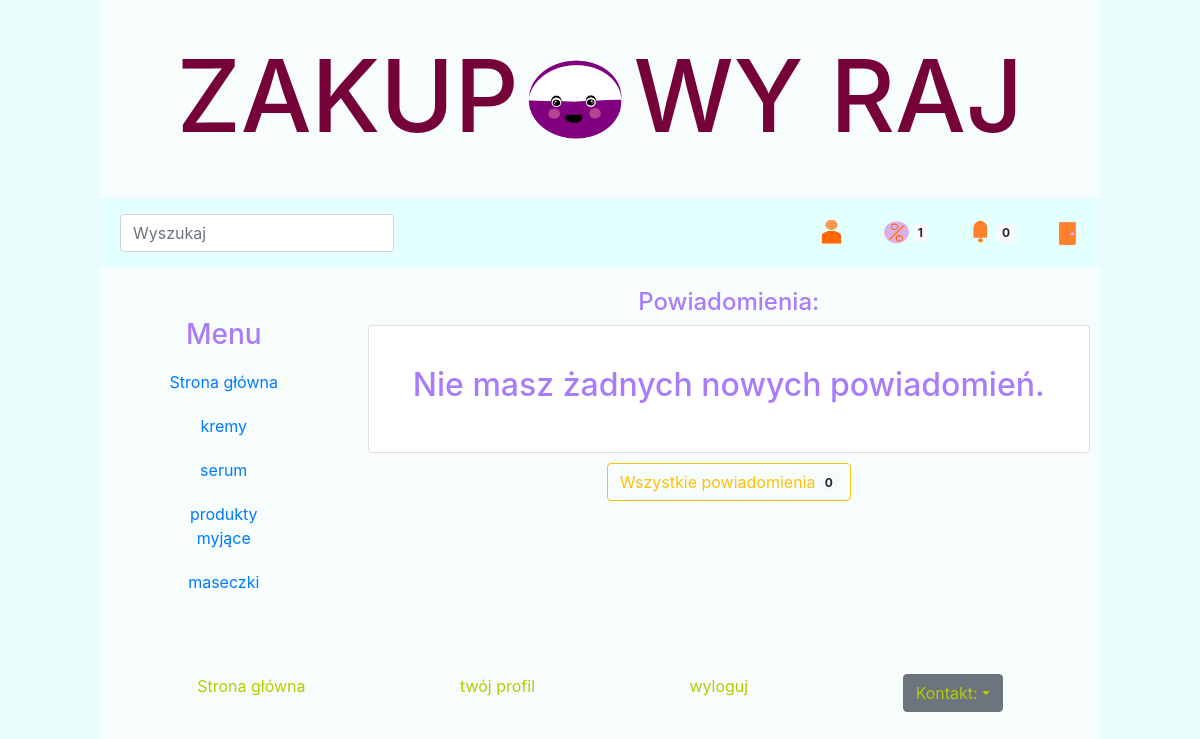
The app's page /powiadomienia/34/ (signed in) with its own data.
### Produkty/models.py (models this page shows, shortened)
class Kategoria(models.Model):
    nazwa = models.CharField(max_length=100)
    class Meta():
        verbose_name = "Kategoria"
        verbose_name_plural = "Kategorie"

### Produkty/views.py (the view)
# urls.py: path('powiadomienia/<id>/', powiadomienia, name='powiadomienia'),
@login_required
def powiadomienia(request, id):
    kategorie = Kategoria.objects.all()
    search = Search()
    konto = Konto.objects.get(user=request.user)
    promo = Powiadomienia.objects.filter(status=False, konto=konto)
    powiadomienia = Powiadomienia_produkt.objects.filter(status=False, konto=konto)
    for elem in powiadomienia: #po wyświetleniu strony zapisuje informacje, ze powiadomienie zostalo wyświetlone.
        elem.status = True
        elem.save()
    powiadomienia_stare = Powiadomienia_produkt.objects.filter(status=True, konto=konto)
    dane = {'kategorie': kategorie, 'search': search, 'promo': promo,'powiadomienia_stare':powiadomienia_stare, 'powiadomienia': powiadomienia  }
    return render(request, 'powiadomienia.html', dane )

### Produkty/forms.py
class Search(forms.Form):
    wyszukaj = forms.CharField(label='', widget=forms.TextInput(attrs={'class':'form-control mr-sm-2',  'placeholder':'Wyszukaj'}))

### Produkty/templates/powiadomienia.html (shortened to what this page needs)
{% extends 'menu.html' %}
{% block content %}
<div class="collumn2">
<h4> Powiadomienia:</h4>
{% if not powiadomienia %}
    <div class="card" style="padding: 40px;">
<h2>Nie masz żadnych nowych powiadomień.</h2>
        </div>
{% endif %}
 <a href="/twoje_powiadomienia/{{user.id}}">
    <button class="btn btn-outline-warning" style="margin: 10px;">Wszystkie powiadomienia <span class="badge badge-light">{{powiadomienia_stare.count}}</span></button>
 </a>
</div>
{% endblock content %}

### Produkty/templates/menu.html (shortened to what this page needs)
{% extends 'base.html' %}
{% load static %}
{% block menu %}
    <h1 id = "logo"> ZAKUP<a style="text-decoration:none" href="/"><img  src="/images/icon/logolicencjat.png" height="150" width="115" style="padding:0px" style="margin:0px"   alt="o"></a>WY RAJ  </h1>
<nav class="navbar navbar-expand-lg navbar-light " style="background-color: #e3fffe"   >
      <div class="collapse navbar-collapse" id="navbarTogglerDemo01">
    <div class="navbar-nav mr-auto" style="padding-left:20px"  >
    <form class="form-inline " action="{% url 'szukaj' %}" method="GET">
        {{ search }}
    </form>
    </div>
    {% if user.is_authenticated %}
        <p class="menu" style="padding:0px" > <a class="nav-item nav-link" style="padding:20px" href = "/profil/{{user.id}}"> <img  src="/images/icon/konto.png" height="30" width="25" style="padding:0px" style="margin:0px"   alt="twój profil"> </a></p>
        <p class="menu" style="padding:0px" > <a class="nav-item nav-link" style="padding:20px" href = "/promocje/{{user.id}}"> <img  src="/images/icon/promocja.png" height="30" width="25" style="padding:0px" style="margin:0px"   alt="promocje"> <span class="badge badge-light">{{promo.count}}</span> </a></p>
        <p class="menu" style="padding:0px" > <a class="nav-item nav-link" style="padding:20px"   href = "/powiadomienia/{{user.id}}"> <img  src="/images/icon/dzwoneczek.png" height="30" width="25" style="padding:0px" style="margin:0px"   alt="powiadomienia"> <span class="badge badge-light">{{powiadomienia.count}}</span> </a></p>
        <p class="menu" style="padding:0px" > <a class="nav-item nav-link" style="padding:20px"  href = "/wyloguj"> <img  src="/images/icon/wyloguj.png" height="30" width="25" style="padding:0px" style="margin:0px"   alt="wyloguj"> </a></p>
    {% else %}
        <p class="menu" style="padding:0px" > <a class="nav-link" style="padding:20px" href = "/logowanie"> zaloguj</a> </p>
        <p class="menu" style="padding:0px" >  <a class="nav-link" style="padding:20px" href = "/rejestracja">zarejestruj się</a></p>
    {% endif %}
      </div>
</nav>
    <div class="collumn1">
      <div class="col-sm">
    <h3>Menu</h3>
      <a style="text-decoration:none" href = "/"><p class="menu" >Strona główna</p></a>
    {% for kat in kategorie %}
     <a style="text-decoration:none" href = "/kategoria/{{kat.id}}"><p class="menu">{{ kat.nazwa }}</p></a>
    {% endfor %}
      </div>
    </div>
{% endblock menu %}
{% block footer %}
<footer>
<div class="nav nav-pills nav-fill" >
<p class="nav-item" > <a   href = "/"> Strona główna </a></p>
    {% if user.is_authenticated %}
        <p class="nav-item"  > <a  href = "/profil/{{user.id}}"> twój profil </a></p>
        <p class="nav-item" > <a   href = "/wyloguj"> wyloguj </a></p>
    {% else %}
        <p class="nav-item" > <a href = "/logowanie"> zaloguj </a></p>
        <p class="nav-item" >  <a href = "/rejestracja">zarejestruj się</a></p>
    {% endif %}
    <div class="nav-item">
        <div class="btn-group" >
<button type="button" class="btn btn-secondary dropdown-toggle" style="color:#b4cc00" style="background-color:transparent" style="border:0px"  data-toggle="dropdown" aria-haspopup="true" aria-expanded="false">
    Kontakt:</button>
</div>
</div>
</div>
</footer>
{% endblock footer %}

### Produkty/static/css/app.css (style rules this page uses)
body { background: #ebfcfc; }
#logo { text-align: center; font-size: 100px; padding-top: 3%; grid-column: 1 / 3; grid-row: 1; color:#750238; }
nav { grid-column: 1 / 3; grid-row: 2; }
.menu { margin:0px; padding:10px; box-sizing: content-box; }
.collumn1 { grid-column: 1; grid-row: 3; margin: 40px; }
.collumn2 { grid-column: 2; grid-row: 3; margin: 10px; }
footer { grid-column: 1 / 3; grid-row: 4; padding: 20px; }
p.nav-item a { color:#b4cc00; text-decoration: none; }
.navbar { padding:0px; }

### records on screen
Kategoria: nazwa "kremy"
Kategoria: nazwa "serum"
Kategoria: nazwa "produkty myjące"
Kategoria: nazwa "maseczki"

### other values on screen
{{ promo.count }} "1"
{{ powiadomienia.count }} "0"
{{ powiadomienia_stare.count }} "0"
